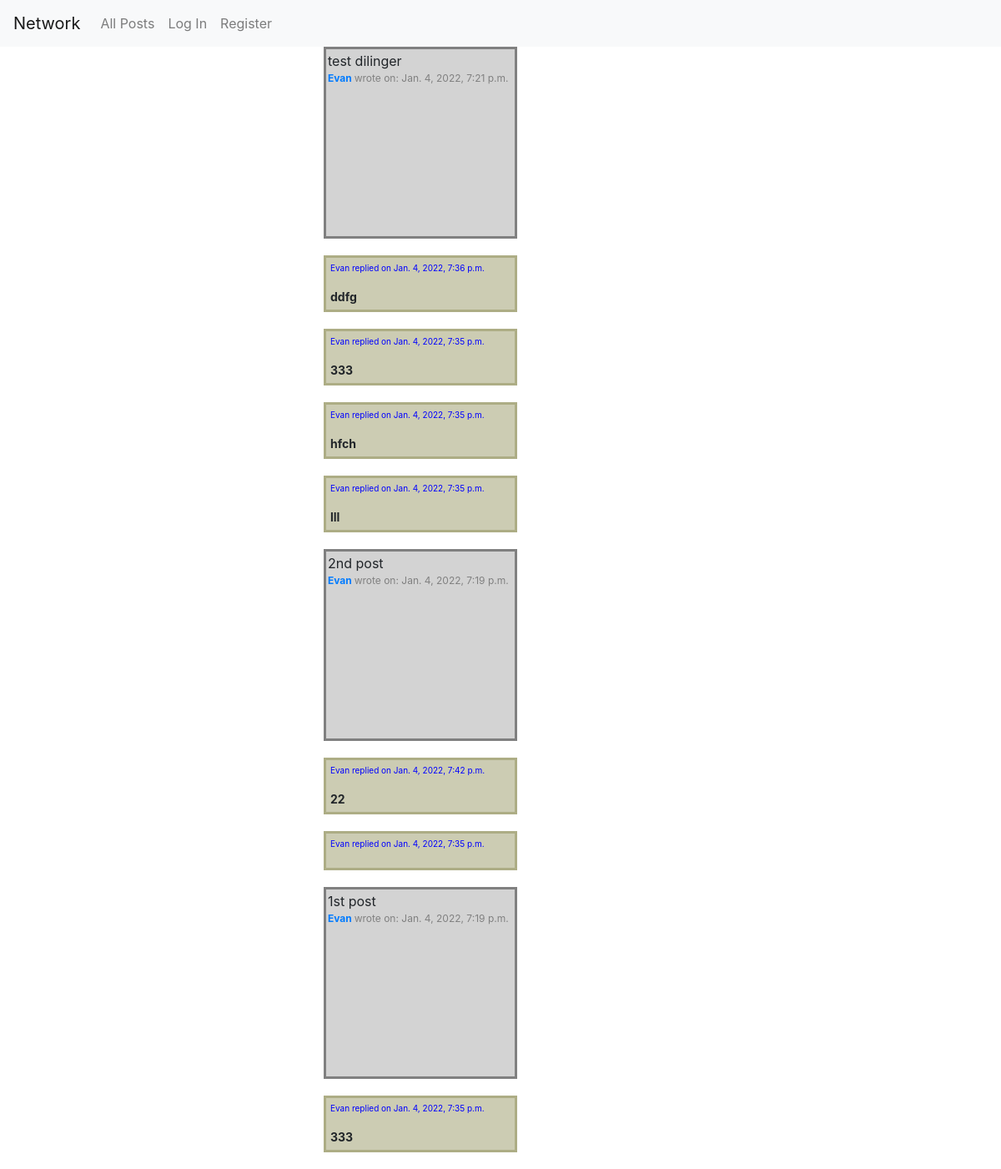
The app's page /, older data.
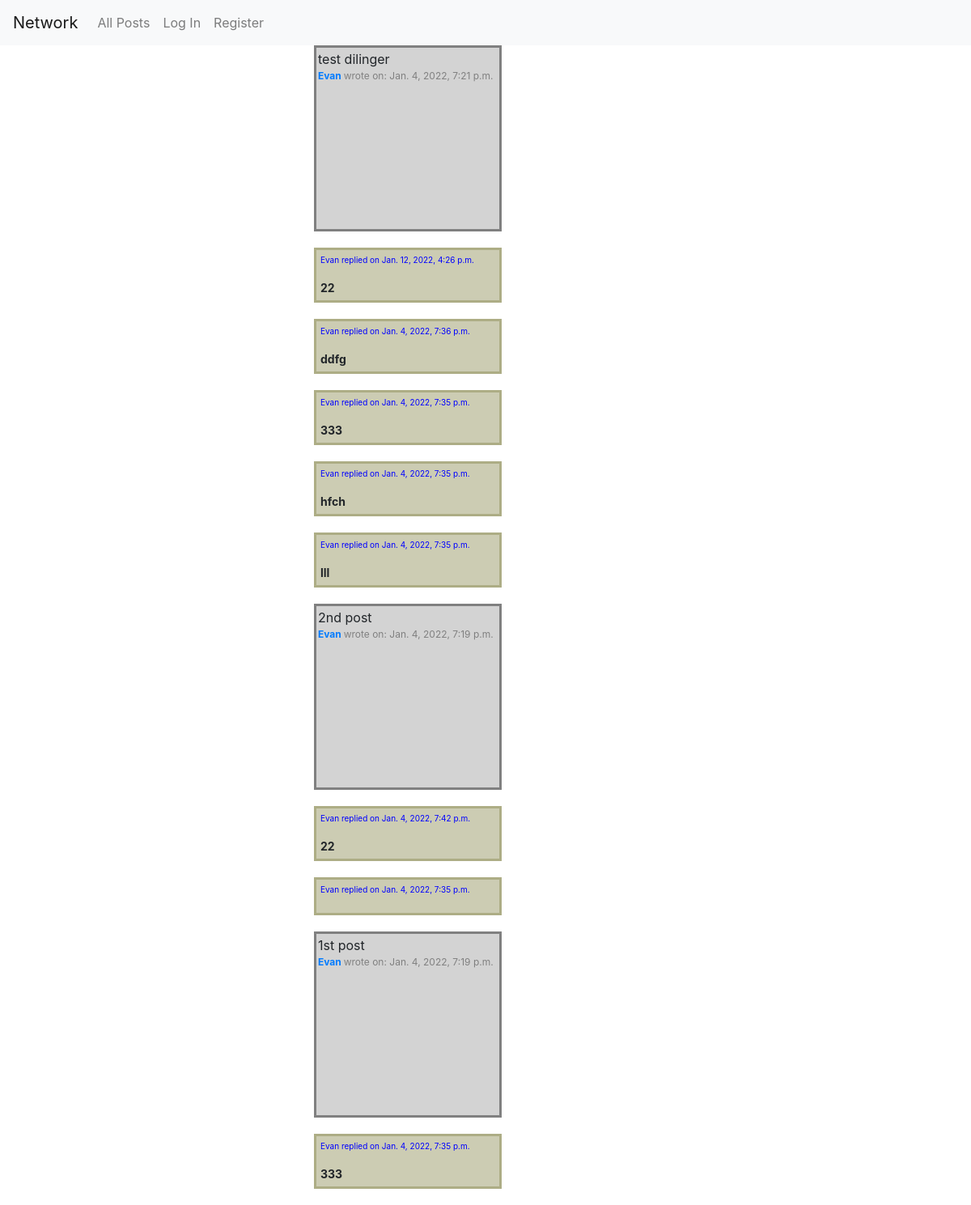
The same page, newer data.
### network/models.py (models this page shows, shortened)
class Mypost(models.Model):
    description=models.CharField(max_length=300)
    created_date=models.DateTimeField(default=now, editable=False)
    owner=models.ForeignKey(User, on_delete=models.CASCADE, null="TRUE", blank="TRUE")
    objects = MypostManager()

class User(AbstractUser):
    email=models.EmailField(max_length=254)
    date_joined = models.DateTimeField(default=timezone.now)
    following = models.ManyToManyField("User", blank="TRUE", related_name="followlist")
    def __str__(self):
        return f"{self.username}"

class Reply(models.Model):
    reply_txt=models.CharField(max_length=150, blank="True")
    mypost_reply=models.ForeignKey(Mypost, on_delete=models.CASCADE, null="TRUE", blank="TRUE")
    created_date=models.DateTimeField(default=now, editable=False)
    lists = models.ManyToManyField(Mypost, blank="TRUE", related_name="replies")  # post_reply
    owner = models.ForeignKey(User, on_delete=models.CASCADE, null="TRUE", blank="TRUE")
    objects = ReplyManager()
    class Meta:
        ordering = ['-created_date']
    def __str__(self):
        return f"{self.reply_txt}"

### network/views.py (the view)
# urls.py: path("", views.index, name="index"),
def index(request):
    all_posts=Mypost.objects.order_by('-created_date')
    created_date = timezone.now()
    owner = request.user
    replies = Reply.objects.order_by('-created_date')
    if request.method == "POST":
        reply_txt = request.POST["reply_txt"]
        mypost_reply = request.POST.get("post_id")
        mypost = Mypost.objects.get(id=mypost_reply)
        my_post_replies = Reply.objects.filter(mypost_reply=mypost_reply)
        print(my_post_replies)
        reply = Reply.objects.create_reply(reply_txt=reply_txt, created_date=created_date, owner=owner,
                                           mypost_reply=mypost)
        reply.save()
        print(reply)
        reply.lists.add(mypost)
        print(owner, "replied on post number", mypost_reply, "and said:",reply)
        return render(request, "network/index.html", {"all_posts": all_posts, "replies":replies}) # to set following posts not all posts later my_post_replies": my_post_replies,
    else:
        return render(request, "network/index.html", {"all_posts": all_posts,"replies":replies})

### network/templates/network/index.html (shortened to what this page needs)
{% extends "network/layout.html" %}
{% block body %}
{% for post in all_posts %}
<ul>
<div class="post">{{post.description}}
    <p style= "color:grey; font-size:12px;"> <strong><a href="{% url "profile" post.owner_id %}" > {{post.owner}} </strong></a> wrote on: {{post.created_date}} </p>
</div>
</ul>
{% for rep in post.replies.all %}
 <ul>
        <div class="replies" ><p style= "color:blue; font-size:10px;">{{rep.owner}} replied on {{rep.created_date}}</p> <strong>{{rep}} </strong> </div>
</ul>
{% endfor %}
    </div>
{% endfor %}
{% endblock %}

### network/templates/network/layout.html (shortened to what this page needs)
{% load static %}
<!DOCTYPE html>
<html lang="en">
    <head>
        <link rel="stylesheet" href="https://stackpath.bootstrapcdn.com/bootstrap/4.4.1/css/bootstrap.min.css">
        <link href="{% static 'network/styles.css' %}" rel="stylesheet">
    </head>
    <body>
        <nav class="navbar navbar-expand-lg navbar-light bg-light">
            <a class="navbar-brand" href="#">Network</a>
            <div>
              <ul class="navbar-nav mr-auto">
                <li class="nav-item">
                  <a class="nav-link" href="{% url 'index' %}">All Posts</a>
                </li>
                {% if user.is_authenticated %}
                    <li class="nav-item">
                        <a class="nav-link" href="#">Following</a>
                    </li>
                    <li class="nav-item">
                        <a class="nav-link" href="{% url 'logout' %}">Log Out</a>
                    </li>
                  <li class="nav-item">
                        <a class="nav-link" href="{% url 'create_post' %}">Create Post</a>
                    </li>
                {% else %}
                    <li class="nav-item">
                        <a class="nav-link" href="{% url 'login' %}">Log In</a>
                    </li>
                    <li class="nav-item">
                        <a class="nav-link" href="{% url 'register' %}">Register</a>
                    </li>
                {% endif %}
              </ul>
            </div>
          </nav>
        <div class="body">
            {% block body %}
            {% endblock %}
    </body>
</html>

### network/static/network/styles.css (style rules this page uses)
.post { border: 3px solid grey; background-color: lightgrey; font-size: 16px; height: 230px; width: 20%; padding: 2px; margin-bottom:20px; position: relative; left: 30%; }
.replies { border: 3px solid #adad85; background-color: #ccccb3; font-size: 14px; min-height: 10px; width: 20%; padding: 5px; margin-bottom:20px; position: relative; overflow: visible; left: 30%; }

Row changes from the older to the newer data that the page shows:
added Reply: owner "Evan", created_date "Jan. 12, 2022, 4:26 p.m.", reply_txt "22", shown under Mypost "test dilinger"
